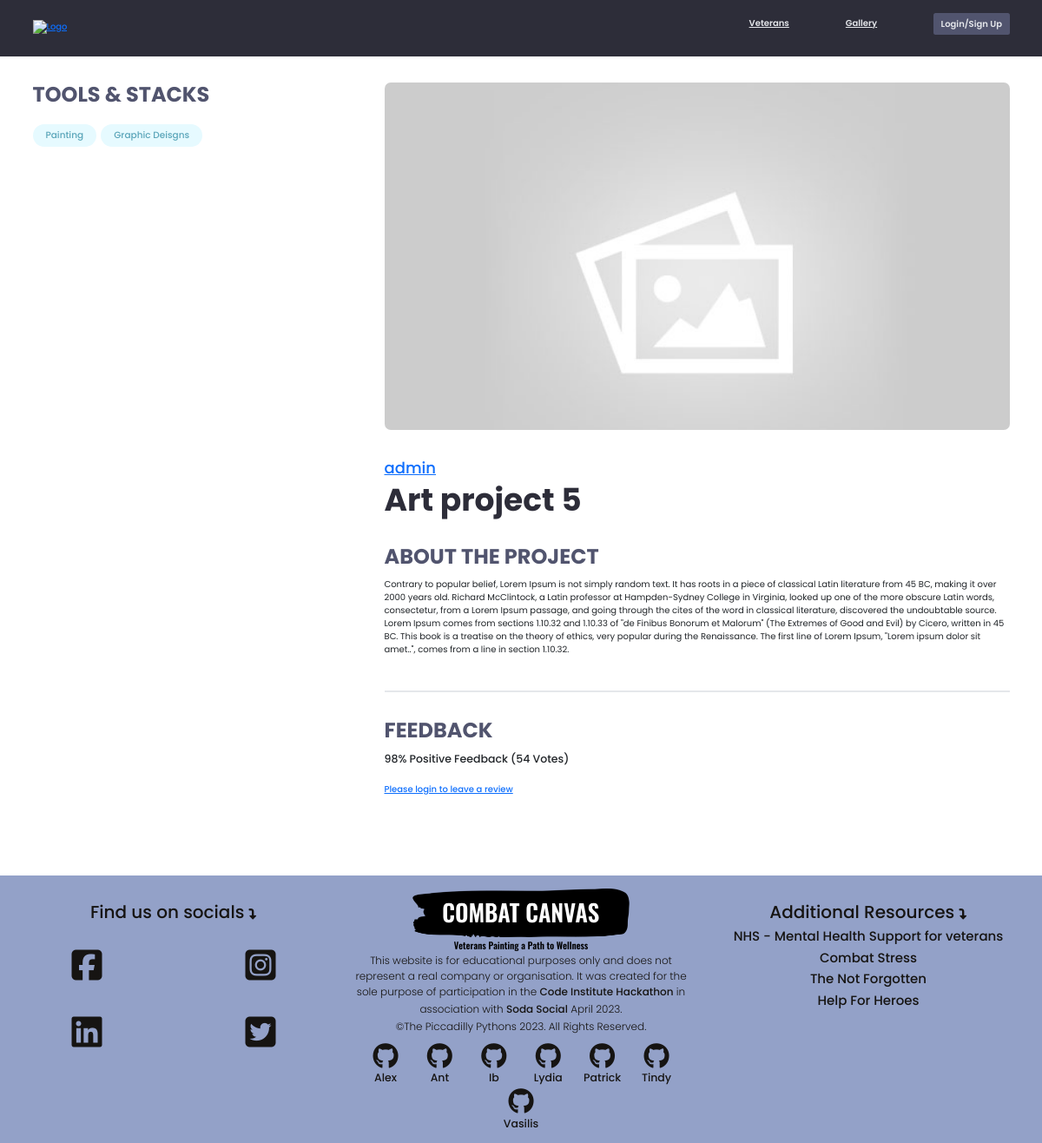
Before: /projects/project/8631c0f4-85c5-4c97-8883-0c6cc74c0c3f/ with the older database file.
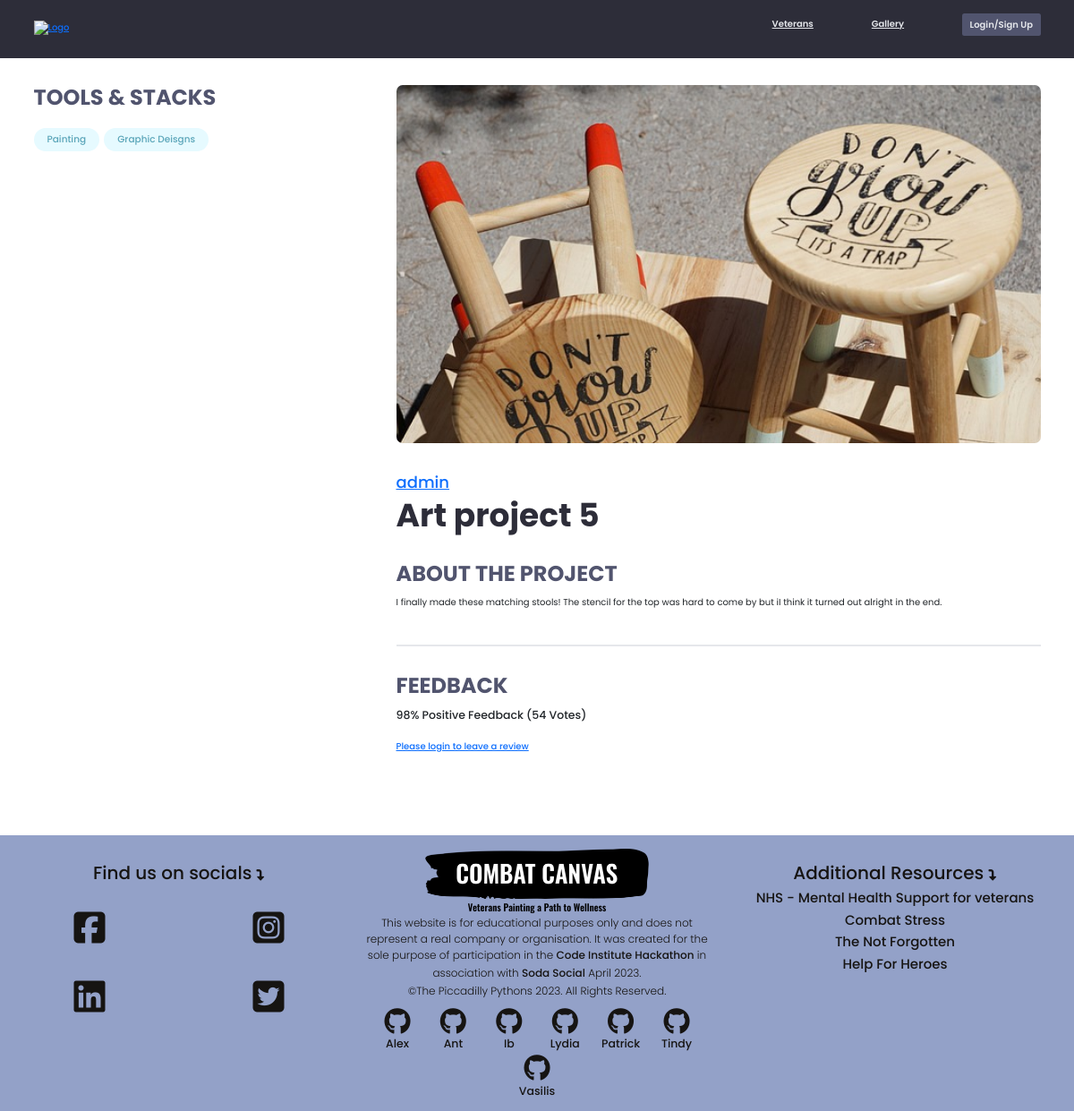
After: the same page with the newer database file.
### projects/models.py (models this page shows, shortened)
class Project(models.Model):
    owner = models.ForeignKey(
        Profile, null=True, blank=True, on_delete=models.CASCADE)
    title = models.CharField(max_length=200)
    description = models.TextField(null=True, blank=True)
    featured_image = models.ImageField(
        null=True, blank=True, default="default.jpg")
    demo_link = models.CharField(max_length=2000, null=True, blank=True)
    tags = models.ManyToManyField('Tag', blank=True)
    vote_total = models.IntegerField(default=0, null=True, blank=True)
    vote_ratio = models.IntegerField(default=0, null=True, blank=True)
    created = models.DateTimeField(auto_now_add=True)
    id = models.UUIDField(default=uuid.uuid4, unique=True,
                          primary_key=True, editable=False)
    class Meta:
        ordering = ['-vote_ratio', '-vote_total', 'title']
    @property
    def imageURL(self):
        try:
            url = self.featured_image.url
        except:
            url = ''
        return url
    @property
    def reviewers(self):
        queryset = self.review_set.all().values_list('owner__id', flat=True)
        return queryset

### users/models.py (models this page shows, shortened)
class Profile(models.Model):
    user = models.OneToOneField(
        User, on_delete=models.CASCADE, null=True, blank=True)
    name = models.CharField(max_length=200, blank=True, null=True)
    email = models.EmailField(max_length=500, blank=True, null=True)
    username = models.CharField(max_length=200, blank=True, null=True)
    location = models.CharField(max_length=200, blank=True, null=True)
    short_intro = models.CharField(max_length=200, blank=True, null=True)
    bio = models.TextField(blank=True, null=True)
    profile_image = models.ImageField(
        null=True, blank=True, upload_to='profiles/', default="profiles/user-default.png")
    social_twitter = models.CharField(max_length=200, blank=True, null=True)
    social_linkedin = models.CharField(max_length=200, blank=True, null=True)
    social_youtube = models.CharField(max_length=200, blank=True, null=True)
    social_website = models.CharField(max_length=200, blank=True, null=True)
    created = models.DateTimeField(auto_now_add=True)
    id = models.UUIDField(default=uuid.uuid4, unique=True,
                          primary_key=True, editable=False)
    class Meta:
        ordering = ['created']

### projects/views.py (the view, shortened to what this page needs)
# urls.py: path('project/<str:pk>/', views.project, name="project"),
def project(request, pk):
    projectObj = Project.objects.get(id=pk)
    form = ReviewForm()
    return render(request, 'projects/single-project.html', {'project': projectObj, 'form': form})

### projects/models.py (called while the page is built)
    def __str__(self):
        return self.name

### projects/templates/projects/single-project.html (shortened to what this page needs)
{% extends 'base.html' %}
{% block content %}
<main class="singleProject my-md">
    <div class="container">
        <div class="layout">
            <div class="column column--1of3">
                <h3 class="singleProject__subtitle">Tools & Stacks</h3>
                <div class="singleProject__toolStack">
                  {% for tag in project.tags.all %}
                  <span class="tag tag--pill tag--main">
                    <small>{{tag}}</small>
                  </span>
                  {% endfor %}
                </div>
            </div>
            <div class="column column--2of3">
                <img class="singleProject__preview" src="{{project.imageURL}}" alt="portfolio thumbnail" />
                <a href="{% url 'user-profile' project.owner.id  %}"
                    class="singleProject__developer">{{project.owner.name}}</a>
                <h2 class="singleProject__title">{{project.title}}</h2>
                <h3 class="singleProject__subtitle">About the Project</h3>
                <div class="singleProject__info">
                    {{project.description}}
                </div>
                <div class="comments">
                    <h3 class="singleProject__subtitle">Feedback</h3>
                    <h5 class="project--rating">
                        {{project.vote_ratio}}% Positive Feedback ({{project.vote_total}}
                        Vote{{project.vote_total|pluralize:"s"}})
                    </h5>
                    {% if request.user.profile.id in project.reviewers %}
                    <p>You have already submitted your review for this project</p>
                    {% elif request.user.profile == project.owner %}
                    <p>You cannot review your own work</p>
                    {% else %}
                    <a href="{% url 'login' %}?next={{request.path}}">Please login to leave a review</a>
                    {% endif %}
                </div>
            </div>
        </div>
    </div>
</main>
{% endblock %}

Changed rows visible on the page:
changed Project "Art project 5": imageURL: picture added in place of a placeholder; description "Contrary to popular belief, Lorem Ipsum is not simply random text. It has roots in a piece of classical Latin literature from 45 BC, making it over 2000 years old. Richard McClintock, a Latin professor at Hampden-Sydney College in Virginia, looked up one of the more obscure Latin words, consectetur, from a Lorem Ipsum passage, and going through the cites of the word in classical literature, discovered the undoubtable source. Lorem Ipsum comes from sections 1.10.32 and 1.10.33 of \"de Finibus Bonorum et Malorum\" (The Extremes of Good and Evil) by Cicero, written in 45 BC. This book is a treatise on the theory of ethics, very popular during the Renaissance. The first line of Lorem Ipsum,…" → "I finally made these matching stools! The stencil for the top was hard to come by but iI think it turned out alright in the end."
